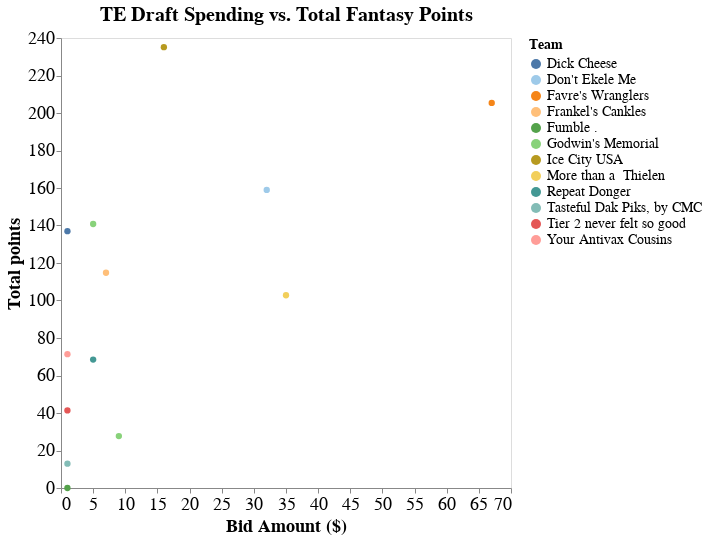

Notebook cell for this chart:
### Markdown cell above
Travis Kelce was the consensus number 1 pick at tight end, but Mark Andrews turned out to be the best value and top scorer by end of season. Darren Waller was surprisingly a disappointing pick.

### Code cell
chart

### Figure 1 — Vega-Lite specification as saved in the notebook (floating-point values rounded to 4 significant figures)
{"config": {"view": {"continuousWidth": 400, "continuousHeight": 300}, "axis": {"labelFontSize": 18, "titleFontSize": 18}, "legend": {"labelFontSize": 14, "titleFontSize": 14}, "title": {"fontSize": 20}}, "data": {"name": "data-f3e17f372763d44b645706a1ec89425a"}, "mark": {"type": "circle", "size": 40}, "encoding": {"color": {"condition": {"type": "nominal", "field": "Team", "scale": {"scheme": "tableau20"}, "selection": "selector003"}, "value": "lightgray"}, "opacity": {"condition": {"value": 1, "selection": "selector003"}, "value": 0.1}, "tooltip": [{"type": "nominal", "field": "Player-info"}, {"type": "nominal", "field": "Team"}, {"type": "quantitative", "field": "Bid Amount ($)"}, {"type": "quantitative", "field": "Total points"}, {"type": "nominal", "field": "Stint (wks)"}], "x": {"type": "quantitative", "axis": {"grid": false}, "field": "Bid Amount ($)"}, "y": {"type": "quantitative", "axis": {"grid": false}, "field": "Total points"}}, "height": 450, "selection": {"selector003": {"type": "multi", "fields": ["Team"], "bind": "legend"}}, "title": "TE Draft Spending vs. Total Fantasy Points", "width": 450, "$schema": "https://vega.github.io/schema/vega-lite/v4.8.1.json", "datasets": {"data-f3e17f372763d44b645706a1ec89425a": [{"Player": "Travis Kelce", "Position": "TE", "Team": "Favre's Wranglers", "ProTeam": "KC", "Action": "DRAFT", "Bid Amount ($)": 67, "Stint (wks)": [1, 2, 3, 4, 5, 6, 7, 8, 9, 10, 11, 13, 14, 15, 16, 17], "Total points": 205.4, "Player-info": "Travis Kelce, TE (KC)"}, {"Player": "Darren Waller", "Position": "TE", "Team": "More than a  Thielen", "ProTeam": "OAK", "Action": "DRAFT", "Bid Amount ($)": 35, "Stint (wks)": [1, 2, 3, 4, 5, 6, 7, 9, 10, 11, 12, 13, 14, 15, 16, 17], "Total points": 102.8, "Player-info": "Darren Waller, TE (OAK)"}, {"Player": "George Kittle", "Position": "TE", "Team": "Don't Ekele Me", "ProTeam": "SF", "Action": "DRAFT", "Bid Amount ($)": 32, "Stint (wks)": [1, 2, 3, 4, 5, 7, 8, 9, 10, 11, 12, 13, 14, 15, 16, 17], "Total points": 159.0, "Player-info": "George Kittle, TE (SF)"}, {"Player": "Mark Andrews", "Position": "TE", "Team": "Ice City USA", "ProTeam": "BAL", "Action": "DRAFT", "Bid Amount ($)": 16, "Stint (wks)": [1, 2, 3, 4, 5, 6, 7, 9, 10, 11, 12, 13, 14, 15, 16, 17], "Total points": 235.1, "Player-info": "Mark Andrews, TE (BAL)"}, {"Player": "Logan Thomas", "Position": "TE", "Team": "Godwin's Memorial", "ProTeam": "WSH", "Action": "DRAFT", "Bid Amount ($)": 9, "Stint (wks)": [1, 2, 3, 4, 5], "Total points": 27.7, "Player-info": "Logan Thomas, TE (WSH)"}, {"Player": "T.J. Hockenson", "Position": "TE", "Team": "Frankel's Cankles", "ProTeam": "DET", "Action": "DRAFT", "Bid Amount ($)": 7, "Stint (wks)": [1, 2, 3, 4, 5, 6, 7, 8, 10, 11, 12, 13, 14, 15, 16, 17], "Total points": 114.8, "Player-info": "T.J. Hockenson, TE (DET)"}, {"Player": "Noah Fant", "Position": "TE", "Team": "Repeat Donger", "ProTeam": "DEN", "Action": "DRAFT", "Bid Amount ($)": 5, "Stint (wks)": [1, 2, 3, 4, 5, 6, 7, 8], "Total points": 68.5, "Player-info": "Noah Fant, TE (DEN)"}, {"Player": "Kyle Pitts", "Position": "TE", "Team": "Godwin's Memorial", "ProTeam": "ATL", "Action": "DRAFT", "Bid Amount ($)": 5, "Stint (wks)": [1, 2, 3, 4, 5, 7, 8, 9, 10, 11, 12, 13, 14, 15, 16, 17], "Total points": 140.8, "Player-info": "Kyle Pitts, TE (ATL)"}, {"Player": "Dallas Goedert", "Position": "TE", "Team": "Dick Cheese", "ProTeam": "PHI", "Action": "DRAFT", "Bid Amount ($)": 1, "Stint (wks)": [1, 2, 3, 4, 5, 6, 7, 8, 9, 10, 11, 12, 13, 15, 16, 17], "Total points": 137.0, "Player-info": "Dallas Goedert, TE (PHI)"}, {"Player": "Mike Gesicki", "Position": "TE", "Team": "Fumble .", "ProTeam": "MIA", "Action": "DRAFT", "Bid Amount ($)": 1, "Stint (wks)": [1], "Total points": 0.0, "Player-info": "Mike Gesicki, TE (MIA)"}, {"Player": "Robert Tonyan", "Position": "TE", "Team": "Tier 2 never felt so good", "ProTeam": "GB", "Action": "DRAFT", "Bid Amount ($)": 1, "Stint (wks)": [1, 2, 3, 4, 5, 6, 7, 8, 9, 10, 11], "Total points": 41.4, "Player-info": "Robert Tonyan, TE (GB)"}, {"Player": "Jonnu Smith", "Position": "TE", "Team": "Tasteful Dak Piks, by CMC", "ProTeam": "NE", "Action": "DRAFT", "Bid Amount ($)": 1, "Stint (wks)": [1, 2, 3], "Total points": 13.0, "Player-info": "Jonnu Smith, TE (NE)"}, {"Player": "Tyler Higbee", "Position": "TE", "Team": "Your Antivax Cousins", "ProTeam": "LAR", "Action": "DRAFT", "Bid Amount ($)": 1, "Stint (wks)": [1, 2, 3, 4, 5, 6, 7, 8, 9, 10], "Total points": 71.4, "Player-info": "Tyler Higbee, TE (LAR)"}]}}
